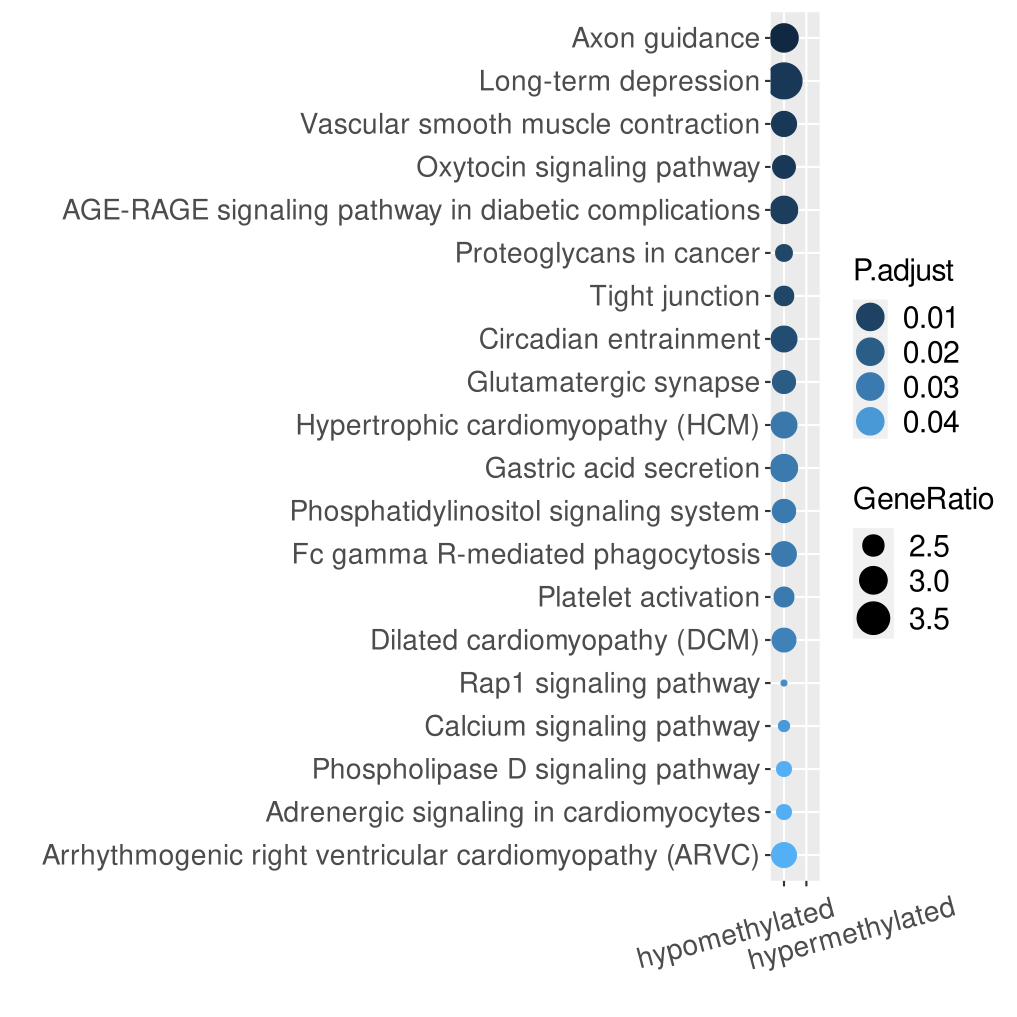

Here is the R script that generated this plot:
library(ggplot2)
library(dplyr)
library(magrittr)
library(tidyr)
library(forcats)

setwd("/home/jhuang/DATA/Data_Emilia_MeDIP")

mydat <- read.csv2("KEGG_4.csv", sep="\t", header=TRUE)
mydat$GeneRatio <- sapply(mydat$enrichmentRatio, function(x) eval(parse(text=x)))
#mydat$FoldEnrichment <- as.numeric(mydat$FoldEnrichment)
mydat$P.adjust <- as.numeric(mydat$FDR)
mydat$Comparison <- factor(mydat$Comparison, levels=c("hypomethylated","hypermethylated"))    # solution for point 2
mydat$description <- factor(mydat$description, levels=rev(c("Axon guidance","Long-term depression","Vascular smooth muscle contraction","Oxytocin signaling pathway","AGE-RAGE signaling pathway in diabetic complications","Proteoglycans in cancer","Tight junction","Circadian entrainment","Glutamatergic synapse","Hypertrophic cardiomyopathy (HCM)","Gastric acid secretion","Phosphatidylinositol signaling system","Fc gamma R-mediated phagocytosis","Platelet activation","Dilated cardiomyopathy (DCM)","Rap1 signaling pathway","Calcium signaling pathway","Phospholipase D signaling pathway","Adrenergic signaling in cardiomyocytes","Arrhythmogenic right ventricular cardiomyopathy (ARVC)")))    # solution for point 2
#mydat$Regulation <- factor(mydat$Regulation, levels=c("up","down"))
#
#width=600, , height=500
svg("KEGG_4.svg")
ggplot(mydat, aes(y = description, x = Comparison, size = GeneRatio)) + geom_point(aes(color = P.adjust), alpha = 1.0) +  labs(x = "", y = "") + theme(axis.text.x = element_text(angle = 15, vjust = 0.5)) + theme(axis.text = element_text(size = 14)) + theme(legend.text = element_text(size = 15)) + theme(legend.title = element_text(size = 15)) + scale_size(range = c(1, 8)) + guides(color = guide_legend(override.aes = list(size = 6)))    # solution for point 1
dev.off()



